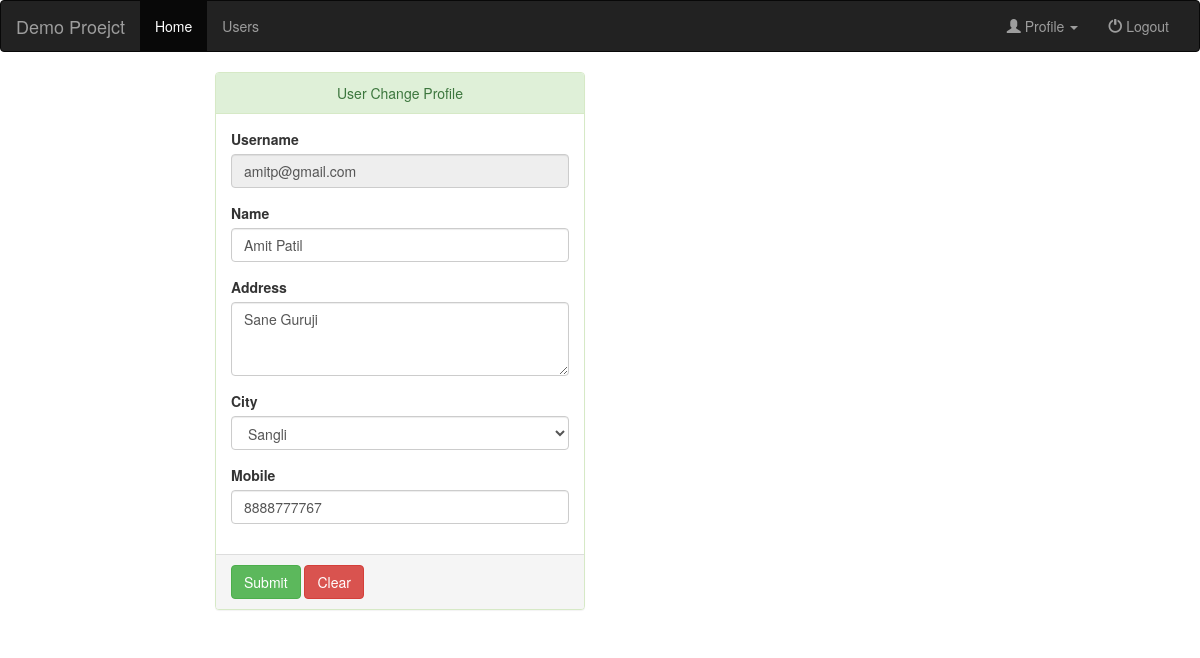
The page /user/updateprofile.php (signed in) on the database its author committed.
### tables this page shows
CREATE TABLE `user` (
  `id` int(11) NOT NULL,
  `name` varchar(200) NOT NULL,
  `email` varchar(100) NOT NULL,
  `mobile` varchar(50) NOT NULL,
  `casteid` int(11) DEFAULT NULL,
  `cityid` int(11) DEFAULT NULL,
  `address` text DEFAULT NULL,
  `photo` varchar(200) DEFAULT NULL,
  `dob` date DEFAULT NULL,
  `status` int(11) NOT NULL,
  `familydetails` text DEFAULT NULL,
  `description` text DEFAULT NULL,
  `password` varchar(100) NOT NULL
);

### user/updateprofile.php (the view, shortened to what this page needs)
<?php
include "../db.php";
$username = $_SESSION['user'];
?>
<!DOCTYPE html>
<html lang="en">
<head>
    <link rel="stylesheet" href="https://maxcdn.bootstrapcdn.com/bootstrap/3.4.1/css/bootstrap.min.css">
</head>
<body>
    <?php
    include "nav.php";
    ?>
    <div class="row col-lg-4 col-xs-12  col-lg-offset-2">
        <div class="panel panel-success">
            <div class="panel-heading text-center">User Change Profile</div>
            <div class="panel-body">
                <form method="post" action="">
                    <?php
                    $data = mysqli_query($connection, "SELECT * FROM user WHERE email = '$username'");
                    $row = mysqli_fetch_assoc($data);
                    ?>
                    <div class="form-group">
                        <label for="exampleInputPassword1">Username</label>
                        <input type="text" name="username" class="form-control" placeholder="Enter Name" value="<?= $username ?>" readonly>
                    </div>
                    <div class="form-group">
                        <label for="exampleInputPassword1">Name</label>
                        <input type="text" name="name" class="form-control" placeholder="Enter Name" value="<?= $row['name'] ?>" required pattern="[a-zA-Z\s]+">
                    </div>
                    <div class="form-group">
                        <label for="exampleInputPassword1">Address</label>
                        <textarea class="form-control" name="address" rows="3" placeholder="Enter Address" id="address" required><?= $row['address'] ?></textarea>
                    </div>
                    <div class="form-group">
                        <label for="exampleInputPassword1">City</label>
                        <?php
                        $cityList = mysqli_query($connection, "SELECT id,name FROM city WHERE status=1");
                        ?>
                        <select class="form-control" id="city" name="city" required>
                            <?php
                            while ($city = mysqli_fetch_assoc($cityList)) {
                                if ($city['id'] == $row['cityid']) {
                                    echo '<option value="' . $city['id'] . '" selected>' . $city['name'] . '</option>';
                                } else {
                                    echo '<option value="' . $city['id'] . '">' . $city['name'] . '</option>';
                                }
                            }
                            ?>
                        </select>
                    </div>
                    <div class="form-group">
                        <label for="exampleInputPassword1">Mobile</label>
                        <input type="number" name="mobile" class="form-control" placeholder="Enter Mobile Number" value="<?= $row['mobile'] ?>" required min="1000000000" max="9999999999">
                    </div>
            </div>
            <div class="panel-footer">
                <button type="submit" name="submit" class="btn btn-success">Submit</button>
                <button type="reset" class="btn btn-danger">Clear</button>
            </div>
        </div>
    </div>
</body>
</html>

### rows shown on the page
user: name "Amit Patil", address "Sane Guruji", mobile "8888777767"

### other values the page prints
$projectName "Demo Proejct"
form field city "Sangli"
